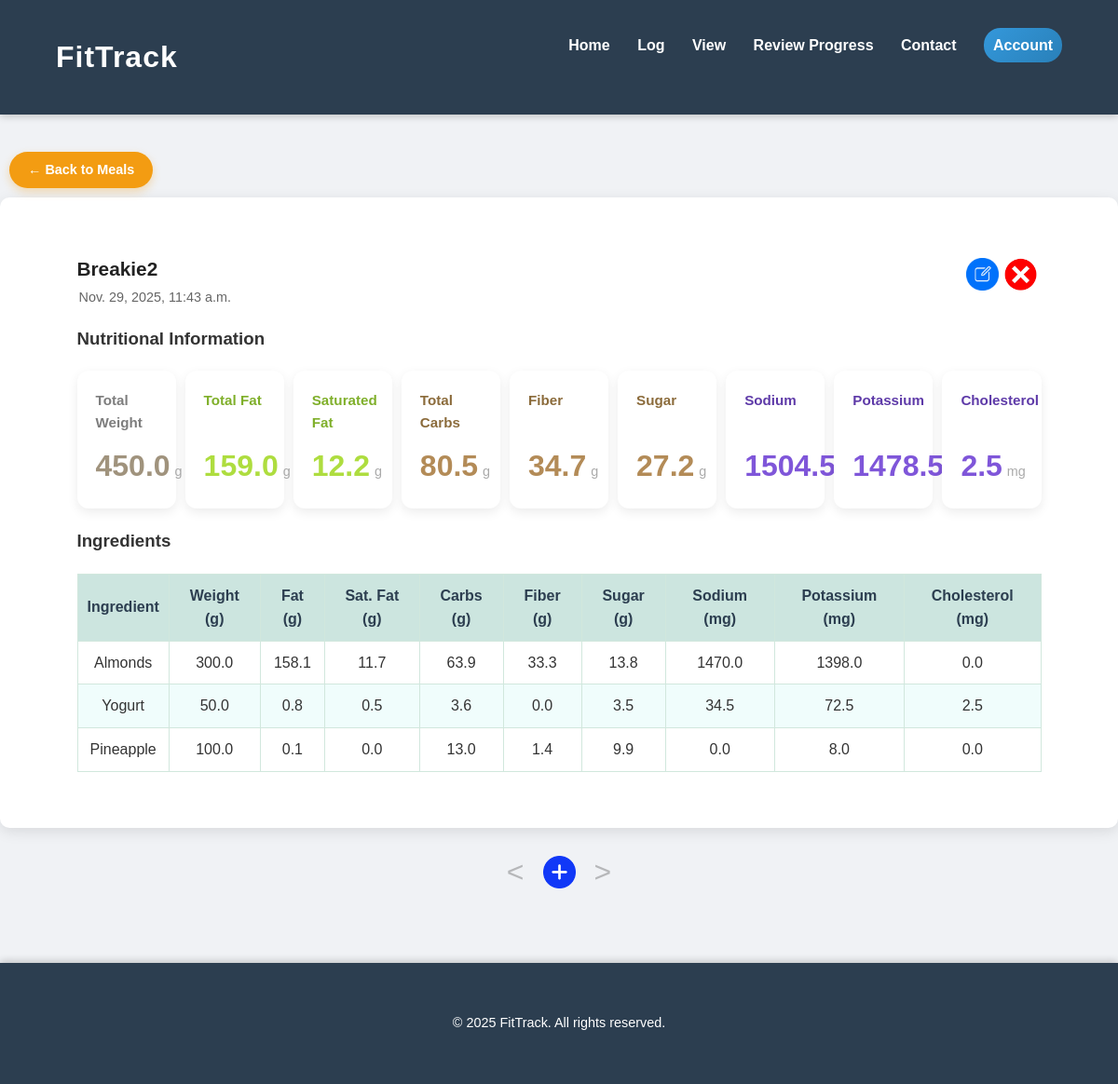
/meal/4/ (signed in), run on the app's committed database.
### meals/models.py (models this page shows, shortened)
class Meal(models.Model):
    user = models.ForeignKey(
        User,
        on_delete=models.CASCADE,  # If the parent user is deleted, this meal is also deleted.
        related_name='meal',
        help_text="The user who logged this meal."
    )
    name = models.CharField(
        max_length=100,
        help_text="Name of the meal (e.g., 'Breakfast', 'Chicken Salad')."
    )
    date = models.DateTimeField(
        default=timezone.now,
        help_text="Date and time the meal was logged."
    )
    total_weight = models.FloatField(help_text="Total weight of the meal (g).")
    total_total_fat = models.FloatField(verbose_name='Total Fat', help_text="Total fat (g).")
    total_saturated_fat = models.FloatField(verbose_name='Saturated Fat', help_text="Saturated fat (g).")
    total_total_carbs = models.FloatField(verbose_name='Total Carbs', help_text="Total carbohydrates (g).")
    total_fiber = models.FloatField(verbose_name='Fiber', help_text="Dietary fiber (g).")
    total_sugar = models.FloatField(verbose_name='Sugar', help_text="Sugar (g).")
    total_sodium = models.FloatField(verbose_name='Sodium', help_text="Sodium (mg).")
    total_potassium = models.FloatField(verbose_name='Potassium', help_text="Potassium (mg).")
    total_cholesterol = models.FloatField(verbose_name='Cholesterol', help_text="Cholesterol (mg).")

class Ingredient(models.Model):
    meal = models.ForeignKey(
        Meal,
        on_delete=models.CASCADE, # If the parent meal is deleted, this ingredient is also deleted.
        related_name='ingredients',
        help_text="The meal this ingredient belongs to."
    )
    name = models.CharField(
        max_length=100,
        help_text="Name of the ingredient."
    )
    weight = models.FloatField(help_text="Weight of the ingredient used (g).")
    total_fat = models.FloatField(verbose_name='Total Fat', help_text="Fat content (g).")
    saturated_fat = models.FloatField(verbose_name='Saturated Fat', help_text="Saturated fat content (g).")
    total_carbs = models.FloatField(verbose_name='Total Carbs', help_text="Carbohydrate content (g).")
    fiber = models.FloatField(verbose_name='Fiber', help_text="Fiber content (g).")
    sugar = models.FloatField(verbose_name='Sugar', help_text="Sugar content (g).")
    sodium = models.FloatField(verbose_name='Sodium', help_text="Sodium content (mg).")
    potassium = models.FloatField(verbose_name='Potassium', help_text="Potassium content (mg).")
    cholesterol = models.FloatField(verbose_name='Cholesterol', help_text="Cholesterol content (mg).")

### meals/views.py (the view)
# urls.py: path("<int:pk>/", MealDetailView.as_view(), name="meal-detail"),
class MealDetailView(LoginRequiredMixin, DetailView):
    model = Meal
    context_object_name = 'meal'
    def get_queryset(self):
        return super().get_queryset().filter(user=self.request.user)
    def get_context_data(self, **kwargs):
        context = super().get_context_data(**kwargs)
        meal = self.object
        context['ingredients'] = meal.ingredients.all()
        context['previous_meal'] = Meal.objects.filter(
            user=self.request.user,
            date__lt=meal.date
        ).order_by('-date').first()
        context['next_meal'] = Meal.objects.filter(
            user=self.request.user,
            date__gt=meal.date
        ).order_by('date').first()
        return context

### meals/templates/meals/meal_detail.html (shortened to what this page needs)
{% extends "base.html" %} {% block main %}
<div class="detail-actions">
  <a href="{% url 'meals-list' %}" class="small-button secondary-button"
    >&#x2190; Back to Meals
  </a>
</div>
<section class="section">
  <div class="container">
    <div class="detail-item">
      <div class="list-item-header">
        <span class="list-item-name">{{ meal.name|capfirst }}</span>
        <span class="list-item-date">{{ meal.date }}</span>
        <div class="actions">
          <a href="{% url 'meal-update' meal.pk %}">
            <img
              src="/static/images/edit.png"
              alt="Edit information Icon"
              id="editBtn"
            />
          </a>
          <img
            src="/static/images/delete.png"
            alt="Delete Meal Icon"
            class="deleteBtn"
            data-meal-id="{{ meal.pk }}"
            data-meal-name="{{ meal.name|capfirst }}"
          />
        </div>
      </div>
      <div class="detail-section">
        <h3>Nutritional Information</h3>
        <div class="stats-grid-meal">
          <div class="stat-box amount-colour">
            <p>Total Weight</p>
            <div class="data">
              <span class="stat-value"
                >{{ meal.total_weight|floatformat:1 }}</span
              >
              <span class="unit">g</span>
            </div>
          </div>
          <div class="stat-box fat-colour">
            <p>Total Fat</p>
            <div class="data">
              <span class="stat-value"
                >{{ meal.total_total_fat|floatformat:1 }}</span
              >
              <span class="unit">g</span>
            </div>
          </div>
          <div class="stat-box fat-colour">
            <p>Saturated Fat</p>
            <div class="data">
              <span class="stat-value"
                >{{ meal.total_saturated_fat|floatformat:1 }}</span
              >
              <span class="unit">g</span>
            </div>
          </div>
          <div class="stat-box carbs-colour">
            <p>Total Carbs</p>
            <div class="data">
              <span class="stat-value"
                >{{ meal.total_total_carbs|floatformat:1 }}</span
              >
              <span class="unit">g</span>
            </div>
          </div>
          <div class="stat-box carbs-colour">
            <p>Fiber</p>
            <div class="data">
              <span class="stat-value"
                >{{ meal.total_fiber|floatformat:1 }}</span
              >
              <span class="unit">g</span>
            </div>
          </div>
          <div class="stat-box carbs-colour">
            <p>Sugar</p>
            <div class="data">
              <span class="stat-value"
                >{{ meal.total_sugar|floatformat:1 }}</span
              >
              <span class="unit">g</span>
            </div>
          </div>
          <div class="stat-box micronutrients-colour">
            <p>Sodium</p>
            <div class="data">
              <span class="stat-value"
                >{{ meal.total_sodium|floatformat:1 }}</span
              >
              <span class="unit">mg</span>
            </div>
          </div>
          <div class="stat-box micronutrients-colour">
            <p>Potassium</p>
            <div class="data">
              <span class="stat-value"
                >{{ meal.total_potassium|floatformat:1 }}</span
              >
              <span class="unit">mg</span>
            </div>
          </div>
          <div class="stat-box micronutrients-colour">
            <p>Cholesterol</p>
            <div class="data">
              <span class="stat-value"
                >{{ meal.total_cholesterol|floatformat:1 }}</span
              >
              <span class="unit">mg</span>
            </div>
          </div>
        </div>
      </div>
      <div class="ingredients-list">
        <h3>Ingredients</h3>
        {% if ingredients %}
        <table class="nutrition-table">
          <thead>
            <tr>
              <th>Ingredient</th>
              <th>Weight (g)</th>
              <th>Fat (g)</th>
              <th>Sat. Fat (g)</th>
              <th>Carbs (g)</th>
              <th>Fiber (g)</th>
              <th>Sugar (g)</th>
              <th>Sodium (mg)</th>
              <th>Potassium (mg)</th>
              <th>Cholesterol (mg)</th>
            </tr>
          </thead>
          <tbody>
            {% for ingredient in ingredients %}
            <tr>
              <td>{{ ingredient.name }}</td>
              <td>{{ ingredient.weight|floatformat:1 }}</td>
              <td>{{ ingredient.total_fat|floatformat:1 }}</td>
              <td>{{ ingredient.saturated_fat|floatformat:1 }}</td>
              <td>{{ ingredient.total_carbs|floatformat:1 }}</td>
              <td>{{ ingredient.fiber|floatformat:1 }}</td>
              <td>{{ ingredient.sugar|floatformat:1 }}</td>
              <td>{{ ingredient.sodium|floatformat:1 }}</td>
              <td>{{ ingredient.potassium|floatformat:1 }}</td>
              <td>{{ ingredient.cholesterol|floatformat:1 }}</td>
            </tr>
            {% endfor %}
          </tbody>
        </table>
        {% else %}
        <p>No ingredients recorded.</p>
        {% endif %}
      </div>
      </div>
    </div>
</section>
<div class="detail-navigation">
  {% if previous_meal %}
  <a href="{% url 'meal-detail' previous_meal.pk %}"> &lt; </a>
  {% else %}
  <span class="disabled">&lt;</span>
  {% endif %}
  <a href="{% url 'log-meal'%}">
    <img src="/static/images/add.png" alt="Add icon" />
  </a>
  {% if next_meal %}
  <a href="{% url 'meal-detail' next_meal.pk %}" class="nav-arrow"> &gt; </a>
  {% else %}
  <span class="nav-arrow disabled">&gt;</span>
  {% endif %}
</div>
{% endblock %}

### static/css/style.css (style rules this page uses)
body { font-family: "Arial", sans-serif; margin: 0; padding: 0; box-sizing: border-box; background-color: #f0f2f5; color: #333; line-height: 1.6; }
.container { width: 90%; max-width: 1200px; margin: 0 auto; padding: 20px 0; }
.section { background-color: #fff; margin-bottom: 30px; padding: 40px 25px; border-radius: 10px; box-shadow: 0 4px 15px rgba(0, 0, 0, 0.1); }
.small-button { display: inline-block; background-color: #2ecc71; color: #fff; padding: 8px 20px; text-decoration: none; border-radius: 50px; transition: background-color 0.3s ease, transform 0.2s ease, box-shadow 0.3s ease; font-weight: bold; border: none; cursor: pointer; font-size: 0.9rem; margin: 10px 10px; box-shadow: 0 4px 10px rgba(46, 204, 113, 0.3); }
.secondary-button { background-color: #f39c12; box-shadow: 0 4px 10px rgba(243, 156, 18, 0.3); }
.nutrition-table { width: 100%; border-collapse: collapse; margin-top: 20px; min-width: 600px; }
.nutrition-table th, .nutrition-table td { border: 1px solid #d1e7dd; padding: 10px; text-align: center; }
.nutrition-table th { background-color: #cce5df; color: #2c3e50; font-weight: bold; }
.nutrition-table tbody tr:nth-child(even) { background-color: #f0fdfc; }
.stats-grid-meal { display: grid; grid-template-columns: repeat(auto-fit, minmax(100px, 1fr)); gap: 10px; margin-bottom: 20px; }
.stat-box { background-color: #ffffff; padding: 20px; border-radius: 12px; box-shadow: 0 4px 12px rgba(0, 0, 0, 0.08); transition: transform 0.2s ease-in-out; display: flex; flex-direction: column; justify-content: space-between; }
.stat-box p { margin: 0 0 8px 0; font-size: 0.95em; font-weight: 500; }
.stat-box .stat-value { font-size: 2em; font-weight: 600; display: block; }
.fat-colour p { color: #7faf2a; font-weight: bolder; }
.fat-colour .stat-value { color: #aedd3f; }
.carbs-colour p { color: #8b6b3b; font-weight: bolder; }
.carbs-colour .stat-value { color: #b38b57; }
.micronutrients-colour p { color: #5e3aa8; font-weight: bolder; }
.micronutrients-colour .stat-value { color: #7f56d9; }
.amount-colour p { color: #7d7d7d; font-weight: bolder; }
.amount-colour .stat-value { color: #a0937d; }
.data { display: flex; }
.unit { font-size: 0.9em; color: #aaaaaa; margin-left: 5px; margin-top: 20px; }
.list-item-header { position: relative; padding-right: 80px; }
.list-item-name { display: block; font-size: 1.3rem; font-weight: 600; color: #222; }
.list-item-date { display: block; font-size: 0.9rem; color: #666; margin: 2px; margin-bottom: 5px; }
.actions { position: absolute; top: 5px; right: 5px; display: flex; gap: 6px; }
.actions img { width: 35px; height: 35px; border-radius: 6px; cursor: pointer; }
.detail-navigation { display: flex; align-items: center; width: 100%; margin-bottom: 10px; gap: 20px; align-items: center; justify-content: center; }
.detail-actions { flex: 1; display: flex; justify-content: flex-start; }
.detail-navigation a { text-decoration: none; color: inherit; }
.detail-navigation a, .detail-navigation span { font-size: 2rem; font-weight: bold; line-height: 1; transition: opacity 0.3s ease, font-weight 0.3s ease; }
.detail-navigation .disabled { opacity: 0.3; font-weight: normal; cursor: default; pointer-events: none; }
.detail-navigation img { width: 35px; height: 35px; display: block; }

### data on the page
Meal: name "Breakie2", date "Nov. 29, 2025, 11:43 a.m.", total_weight "450.0", total_total_fat "159.0", total_saturated_fat "12.2", total_total_carbs "80.5", total_fiber "34.7", total_sugar "27.2", total_sodium "1504.5", total_potassium "1478.5", total_cholesterol "2.5"
Ingredient: name "Almonds", weight "300.0", total_fat "158.1", saturated_fat "11.7", total_carbs "63.9", fiber "33.3", sugar "13.8", sodium "1470.0", potassium "1398.0", cholesterol "0.0"
Ingredient: name "Yogurt", weight "50.0", total_fat "0.8", saturated_fat "0.5", total_carbs "3.6", fiber "0.0", sugar "3.5", sodium "34.5", potassium "72.5", cholesterol "2.5"
Ingredient: name "Pineapple", weight "100.0", total_fat "0.1", saturated_fat "0.0", total_carbs "13.0", fiber "1.4", sugar "9.9", sodium "0.0", potassium "8.0", cholesterol "0.0"
